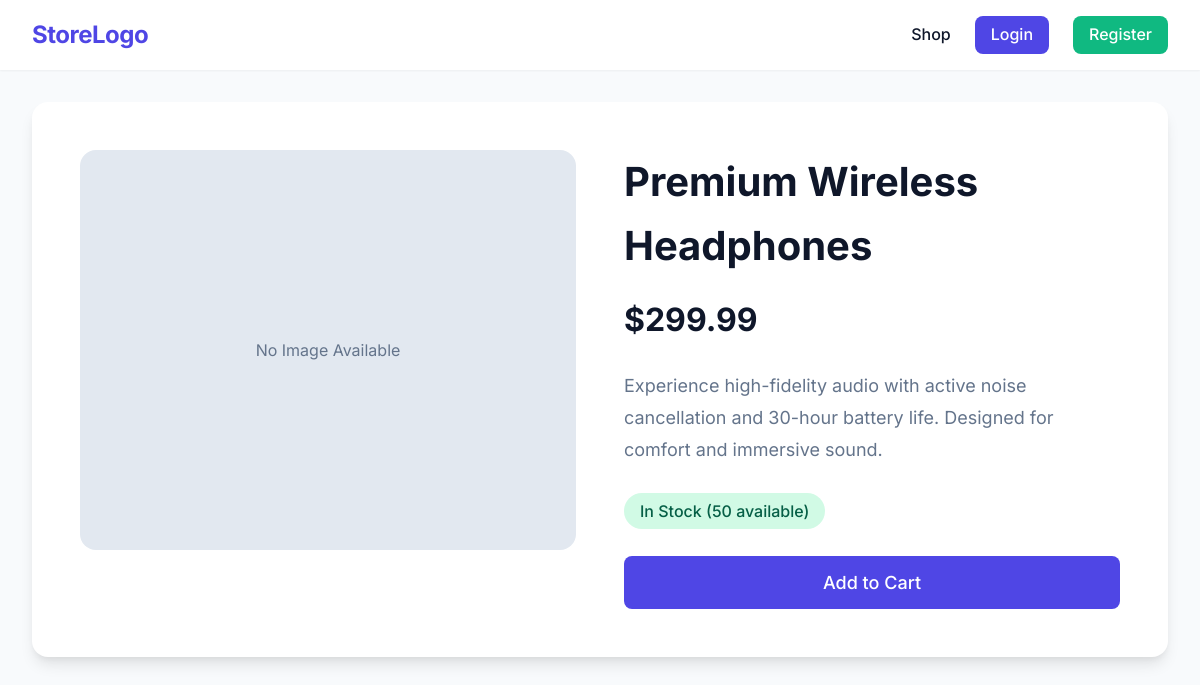
/product/1/, run on the app's committed database.
### store/models.py (models this page shows, shortened)
class Product(models.Model):
    name = models.CharField(max_length=200)
    description = models.TextField()
    price = models.DecimalField(max_digits=10, decimal_places=2)
    stock = models.PositiveIntegerField(default=1)
    image = models.ImageField(upload_to='products/', blank=True, null=True)
    created_at = models.DateTimeField(auto_now_add=True)

### store/views.py (the view)
# urls.py: path('product/<int:pk>/', views.product_detail, name='product_detail'),
def product_detail(request, pk):
    product = get_object_or_404(Product, pk=pk)
    return render(request, 'store/product_detail.html', {'product': product})

### templates/store/product_detail.html (shortened to what this page needs)
{% extends 'base.html' %}
{% block content %}
<div class="product-detail">
    <div class="product-image-container">
        {% if product.image %}
            <img src="{{ product.image.url }}" alt="{{ product.name }}" style="width: 100%; border-radius: var(--radius-lg); object-fit: cover;">
        {% else %}
            <div class="card-img-placeholder" style="height: 400px; border-radius: var(--radius-lg);">No Image Available</div>
        {% endif %}
    </div>
    <div class="product-info-container">
        <h1 style="font-size: 2.5rem; margin-bottom: 1rem;">{{ product.name }}</h1>
        <p style="font-size: 2rem; color: var(--text-main); font-weight: 700; margin-bottom: 1.5rem;">${{ product.price }}</p>
        <p style="color: var(--text-muted); font-size: 1.125rem; line-height: 1.8; margin-bottom: 2rem;">{{ product.description }}</p>
        <p style="margin-bottom: 2rem; font-weight: 500;">
            {% if product.stock > 0 %}
                <span class="badge" style="background-color:#D1FAE5; color:#065F46; padding:0.5rem 1rem; border-radius:2rem;">In Stock ({{ product.stock }} available)</span>
            {% else %}
                <span class="badge" style="background-color:#FEE2E2; color:#991B1B; padding:0.5rem 1rem; border-radius:2rem;">Out of Stock</span>
            {% endif %}
        </p>
        <form action="{% url 'add_to_cart' product.pk %}" method="post">
            <button type="submit" class="btn btn-primary" style="width: 100%; font-size: 1.125rem; padding: 1rem;" {% if product.stock <= 0 %}disabled{% endif %}>
                Add to Cart
            </button>
        </form>
    </div>
</div>
{% endblock %}

### static/css/style.css (style rules this page uses)
:root { --primary: #4F46E5; --primary-hover: #4338CA; --secondary: #10B981; --bg-color: #F8FAFC; --surface: #FFFFFF; --text-main: #0F172A; --text-muted: #64748B; --border-color: #E2E8F0; --radius-sm: 4px; --radius-md: 8px; --radius-lg: 16px; --shadow-sm: 0 1px 2px 0 rgba(0, 0, 0, 0.05); --shadow-md: 0 4px 6px -1px rgba(0, 0, 0, 0.1), 0 2px 4px -1px rgba(0, 0, 0, 0.06); --shadow-lg: 0 10px 15px -3px rgba(0, 0, 0, 0.1), 0 4px 6px -2px rgba(0, 0, 0, 0.05); }
* { margin: 0; padding: 0; box-sizing: border-box; font-family: 'Inter', sans-serif; }
body { background-color: var(--bg-color); color: var(--text-main); line-height: 1.6; }
.btn { display: inline-block; padding: 0.5rem 1rem; border-radius: var(--radius-md); font-weight: 500; text-align: center; cursor: pointer; transition: all 0.3s ease; border: none; }
.btn-primary { background-color: var(--primary); color: white; }
.card-img-placeholder { width: 100%; height: 200px; background-color: var(--border-color); display: flex; align-items: center; justify-content: center; color: var(--text-muted); }
.product-detail { display: grid; grid-template-columns: 1fr 1fr; gap: 3rem; background: var(--surface); padding: 3rem; border-radius: var(--radius-lg); box-shadow: var(--shadow-lg); }

### data on the page
Product: name "Premium Wireless Headphones", price "299.99", description "Experience high-fidelity audio with active noise cancellation and 30-hour battery life. Designed for comfort and immersive sound.", stock "50"
